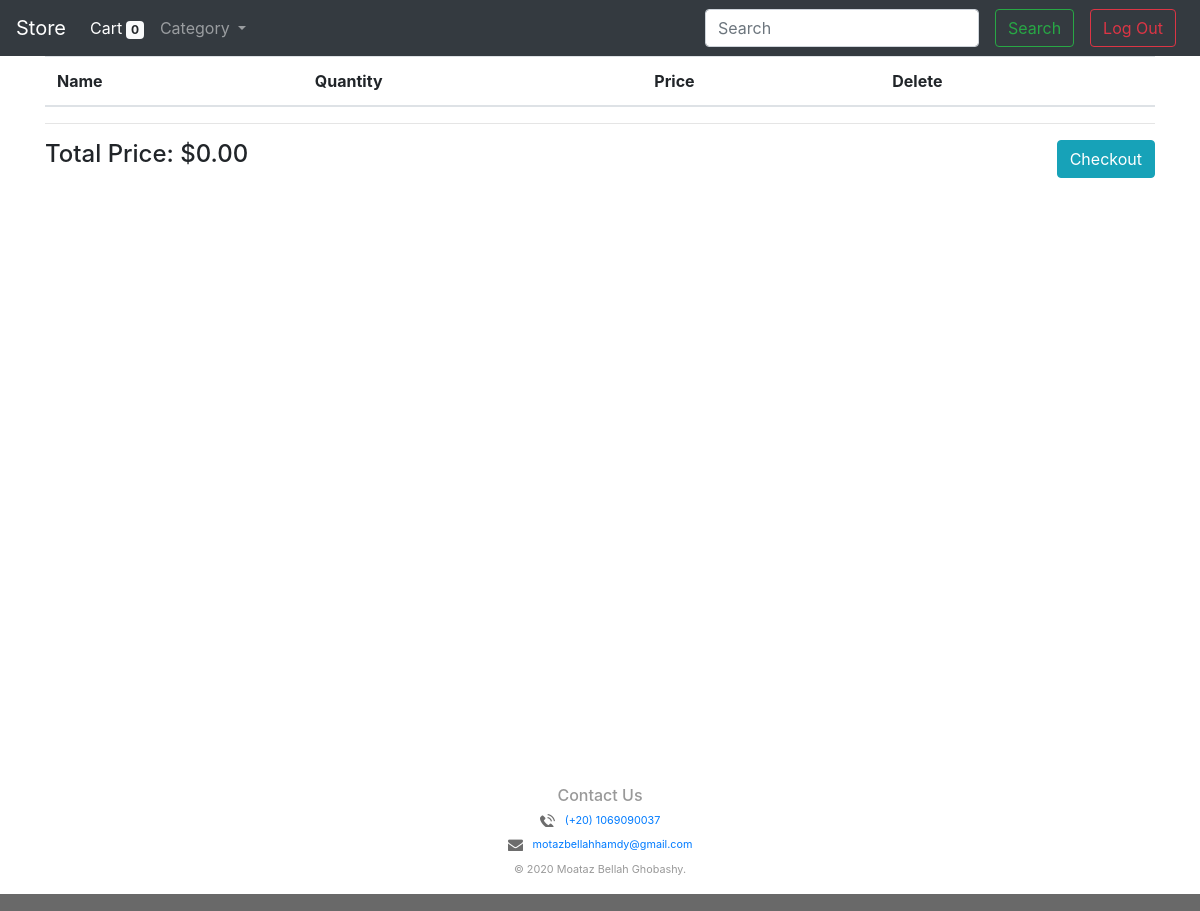
The page /cart (signed in) on the database as committed earlier.
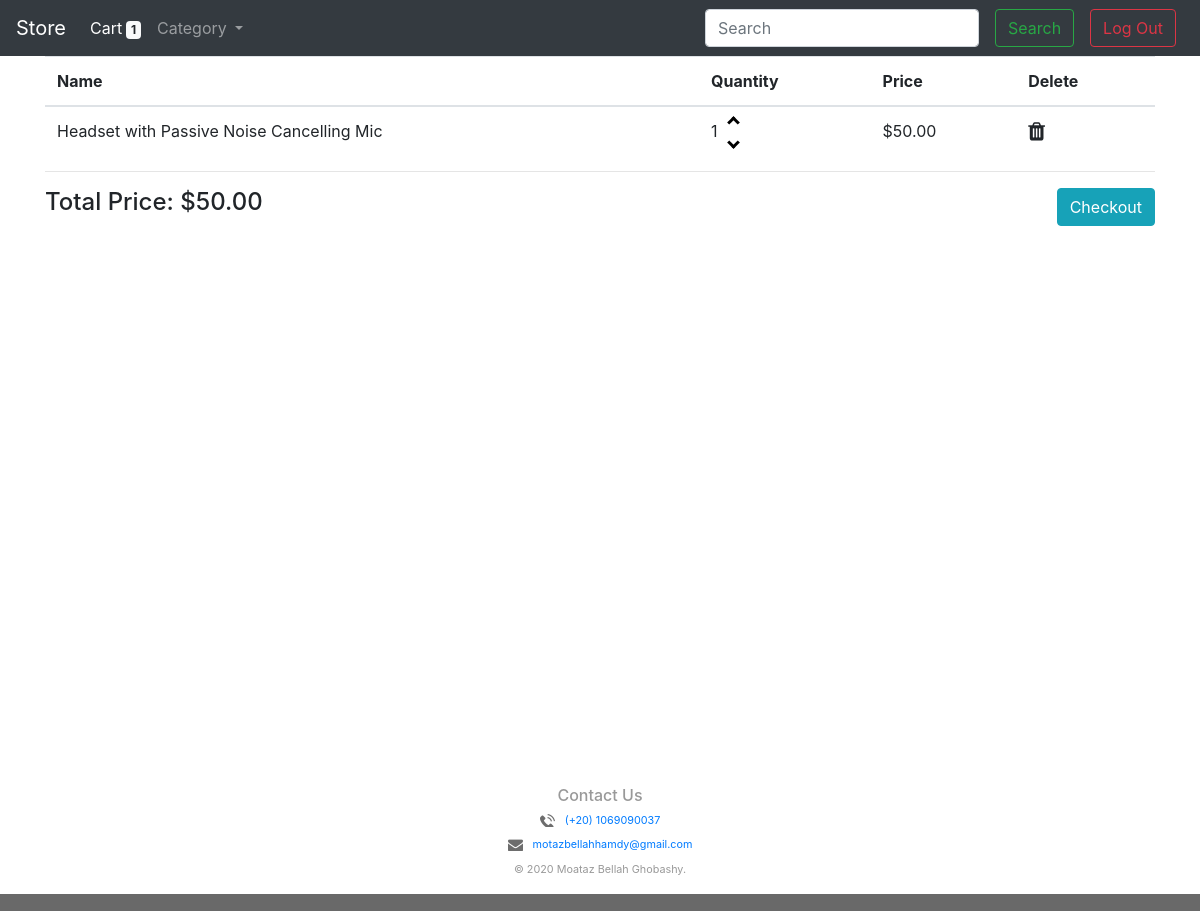
The same page on the database as committed later.
### store/models.py (models this page shows, shortened)
class Cart(models.Model):
    product = models.ForeignKey(Product, on_delete=models.CASCADE)
    user = models.ForeignKey(User, on_delete=models.CASCADE)
    quantity = models.IntegerField(default=1, null=True, blank=True)
    @property
    def get_total(self):
        total = self.product.price * self.quantity
        return total

class Product(models.Model):
    name = models.CharField(max_length=64)
    description = models.TextField()
    price = models.FloatField(default=0.0)
    image1 = models.ImageField()
    image2 = models.ImageField(blank=True, null=True)
    image3 = models.ImageField(blank=True, null=True)
    image4 = models.ImageField(blank=True, null=True)
    category = models.ForeignKey(Category, on_delete=models.CASCADE)

### store/views.py (the view)
# urls.py: path("cart", views.cart_view, name="cart"),
def cart_view(request):
    items_in_cart = Cart.objects.filter(user=request.user)
    total = sum((i.get_total for i in items_in_cart), 0)
    category = Category.objects.all()
    context = {
        "no_of_items": len(items_in_cart),
        'products': items_in_cart,
        "category": category,
        "total": total,
    }
    return render(request, 'store/cart.html', context)

### store/templates/store/cart.html (shortened to what this page needs)
{% extends "store/layout.html" %}
{% load static %}
{% block content %}
    <div class="container cart-checkout">
    <table class="table">
        <thead>
        <tr>
          <th>Name</th>
          <th>Quantity</th>
          <th>Price</th>
          <th>Delete</th>
        </tr>
        </thead>
        <tbody id="table-content">
          {% for i in products %}
              <tr id={{i.id}}>
                <td>{{ i.product.name }}</td>
                <td id={{i.id}}>
                    <span>{{ i.quantity }}</span>
                    <a href="#"><i id="up" class="arrow up"></i></a>
                    <a href="#"><i id="down" class="arrow down"></i></a>
                </td>
                <td>${{ i.get_total|floatformat:"2" }}</td>
                <td><a id="del" class="fa fa-trash fa-lg"></a></td>
              </tr>
          {% endfor %}
        </tbody>
        </table>
        <hr>
        <div>
            <h4 class="float-left">Total Price: $<span id="total-price">{{total|floatformat:"2"}}</span></h4>
            <a  type="button" class="btn btn-info float-right" href="{% url 'shipping_checkout' %}">Checkout</a>
        </div>
        </div>
{% endblock content %}

Rows that differ between the two databases and show on the page:
added Cart: product.name "Headset with Passive Noise Cancelling Mic", quantity "1", get_total "50.00"
Other text that changed with them:
{{ no_of_items }}: "0" → "1"
{{ total|floatformat:"2" }}: "0.00" → "50.00"
